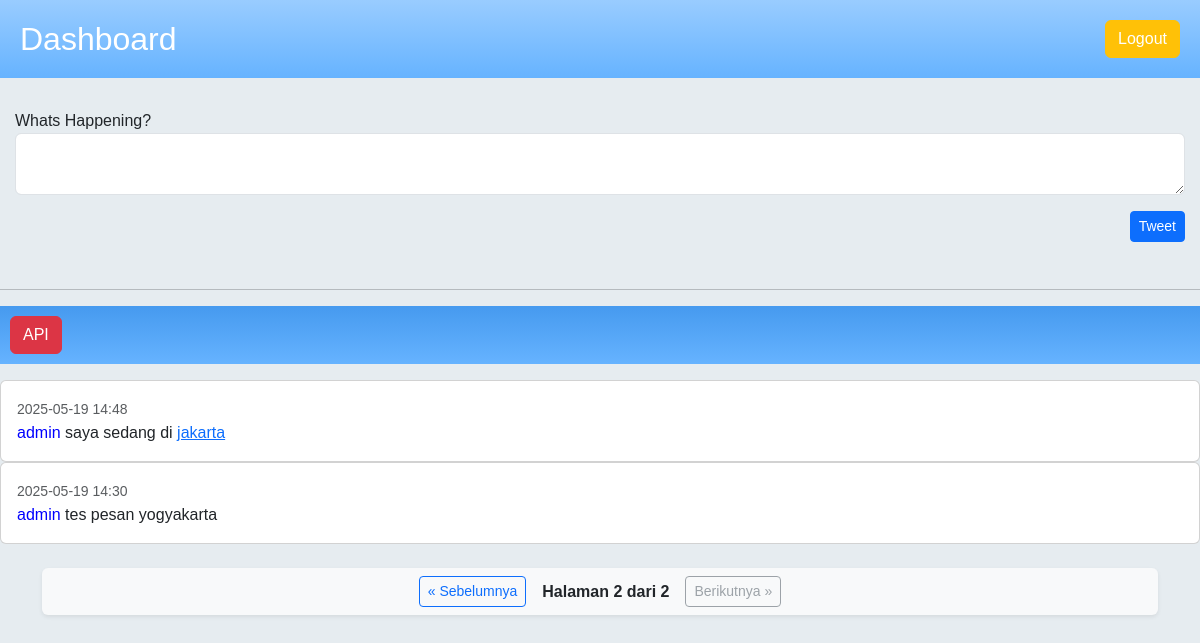
The app's page /dashboard?page=2 (signed in), older data.
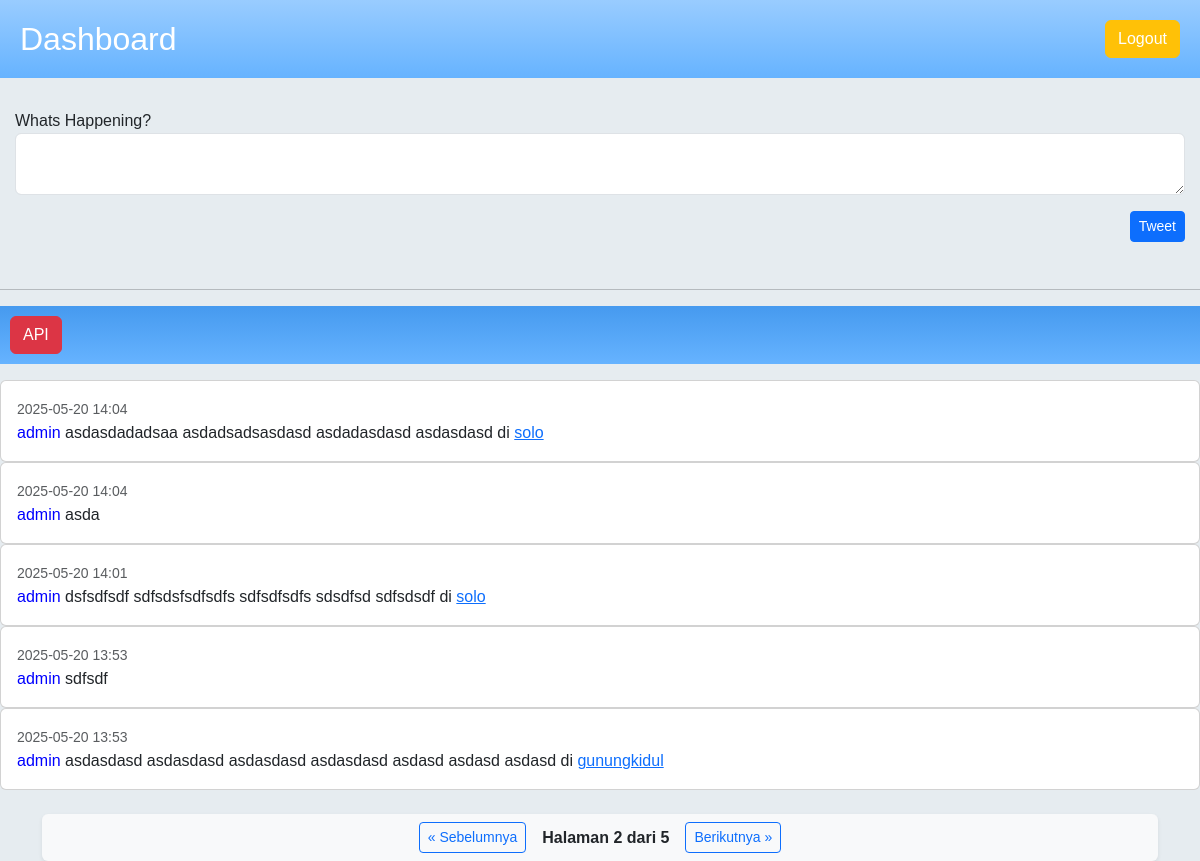
The same page, newer data.
### dashboard/models.py (models this page shows, shortened)
class Post(models.Model):
    user = models.ForeignKey(User, on_delete=models.CASCADE)
    message = models.CharField(max_length=140)
    location = models.CharField(max_length=255)
    latitude = models.FloatField(null=True, blank=True)
    longitude = models.FloatField(null=True, blank=True)
    created_at = models.DateTimeField(auto_now_add=True)

### dashboard/views.py (the view)
# urls.py: path('', views.dashboard_view, name='dashboard'),
@login_required
def dashboard_view(request):
    posts = Post.objects.all().order_by('-created_at')
    paginator = Paginator(posts, 5)
    page = request.GET.get('page')
    posts = paginator.get_page(page)
    if request.method == 'POST':
        form = PostForm(request.POST)
        if form.is_valid():
            post = form.save(commit=False)
            post.user = request.user
            post.save()
            return redirect('dashboard:dashboard')
    else:
        form = PostForm()
    return render(request, 'dashboard_app/dashboard.html', {'posts': posts, 'form': form})

### dashboard/forms.py
class PostForm(forms.ModelForm):
    class Meta:
        model = Post
        fields = ['message', 'latitude', 'longitude']
        labels = {
            'message': 'Whats Happening?',
        }
        widgets = {
            'message': forms.Textarea(attrs={'rows': 2,'class':'form-control'}),
            'latitude': forms.HiddenInput(attrs={'id': 'id_latitude'}),
            'longitude': forms.HiddenInput(attrs={'id': 'id_longitude'}),
        }

### dashboard/templatetags/post_tags.py (called while the page is built)
@register.filter
def linkify_location(message, post_id):
    match = re.search(r'\bdi\s+([A-Za-z\s]+)', message)
    if match:
        location = match.group(1).strip()
        link = f'<a href="/peta/{post_id}/">{location}</a>'
        new_message = message.replace(location, link)
        return mark_safe(new_message)
    return message

### templates/dashboard_app/dashboard.html (shortened to what this page needs)
{% load post_tags %}
{% load static %}
<!DOCTYPE html>
<html>
<head>
  <link rel="stylesheet" href="{% static 'bootstrap/css/bootstrap.min.css' %}">
</head>
<body>
{% block content %}
<div class="twitter-header d-flex justify-content-between align-items-center mb-3">
  <h2 class="mb-0"><a href="dashboard">Dashboard</a></h2>
  <a href="/logout/" class="btn btn-warning">Logout</a>
</div>
<div class="post mb-3">
  <form method="post">
    {{ form.as_p }}
      <div class="text-end">
        <button type="submit" class="btn btn-primary btn-sm mb-3">Tweet</button>
      </div>
  </form>
</div>
<hr>
<div class="twitter-menu d-flex justify-content-between mb-3"><a href="/api/" class="btn btn-danger">API</a></div>
{% for post in posts %}
  <div class="card">
    <div class="card-body">
      <small class="text-muted">{{ post.created_at|date:"Y-m-d H:i" }}</small>
      <p class="card-text"> <span style="color: blue;">{{ post.user.username }} </span> {{ post.message|linkify_location:post.id }}</p>
    </div>
  </div>
{% empty %}
  <p>Tidak ada postingan.</p>
{% endfor %}
<div class="container mt-4">
  <div class="d-flex justify-content-center align-items-center flex-wrap gap-3 py-2 px-3 bg-light rounded shadow-sm">
    {% if posts.has_previous %}
      <a href="?page={{ posts.previous_page_number }}" class="btn btn-outline-primary btn-sm">
        &laquo; Sebelumnya
      </a>
    {% else %}
      <button class="btn btn-outline-secondary btn-sm" disabled>&laquo; Sebelumnya</button>
    {% endif %}
    <span class="fw-semibold text-dark">
      Halaman <strong>{{ posts.number }}</strong> dari <strong>{{ posts.paginator.num_pages }}</strong>
    </span>
    {% if posts.has_next %}
      <a href="?page={{ posts.next_page_number }}" class="btn btn-outline-primary btn-sm">
        Berikutnya &raquo;
      </a>
    {% else %}
      <button class="btn btn-outline-secondary btn-sm" disabled>Berikutnya &raquo;</button>
    {% endif %}
  </div>
</div>
{% endblock %}
</body>
</html>

Row changes from the older to the newer data that the page shows:
no longer on this page (row unchanged): Post: created_at "2025-05-19 14:48", user.username "admin", message|linkify_location "saya sedang di jakarta"
no longer on this page (row unchanged): Post: created_at "2025-05-19 14:30", user.username "admin", message|linkify_location "tes pesan yogyakarta"
added Post: created_at "2025-05-20 14:04", user.username "admin", message|linkify_location "asdasdadadsaa asdadsadsasdasd asdadasdasd asdasdasd di solo"
added Post: created_at "2025-05-20 14:04", user.username "admin", message|linkify_location "asda"
added Post: created_at "2025-05-20 14:01", user.username "admin", message|linkify_location "dsfsdfsdf sdfsdsfsdfsdfs sdfsdfsdfs sdsdfsd sdfsdsdf di solo"
added Post: created_at "2025-05-20 13:53", user.username "admin", message|linkify_location "sdfsdf"
added Post: created_at "2025-05-20 13:53", user.username "admin", message|linkify_location "asdasdasd asdasdasd asdasdasd asdasdasd asdasd asdasd asdasd di gunungkidul"
Text that changed along with them:
{{ posts.paginator.num_pages }}: "2" → "5"
